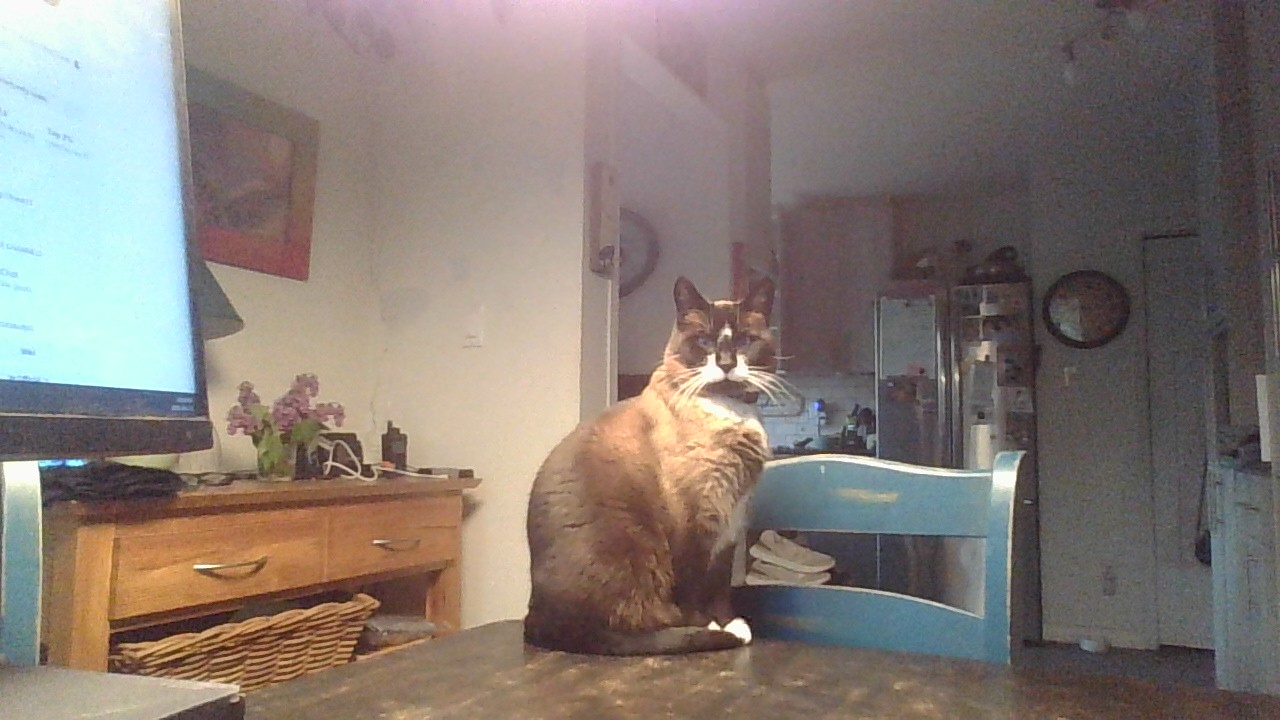
#> input picture demoFiles/cat.jpg, 1280 x 720 px, found by its file name
$ python Hough.py
#> lines starting #> are read from the running program, lines starting #| are printed output that depends on the picture; after the words box and inside, x2 and y2 are one past the last pixel; in counts of white or black regions, pixels touching at a corner belong together
import cv2 as cv
import os
import numpy as np
import matplotlib.pyplot as plt


def houghLineTransform():
    root = os.getcwd()
    imgPath = os.path.join(root, 'demoFiles\\cat.jpg')
    img = cv.imread(imgPath, cv.IMREAD_GRAYSCALE)
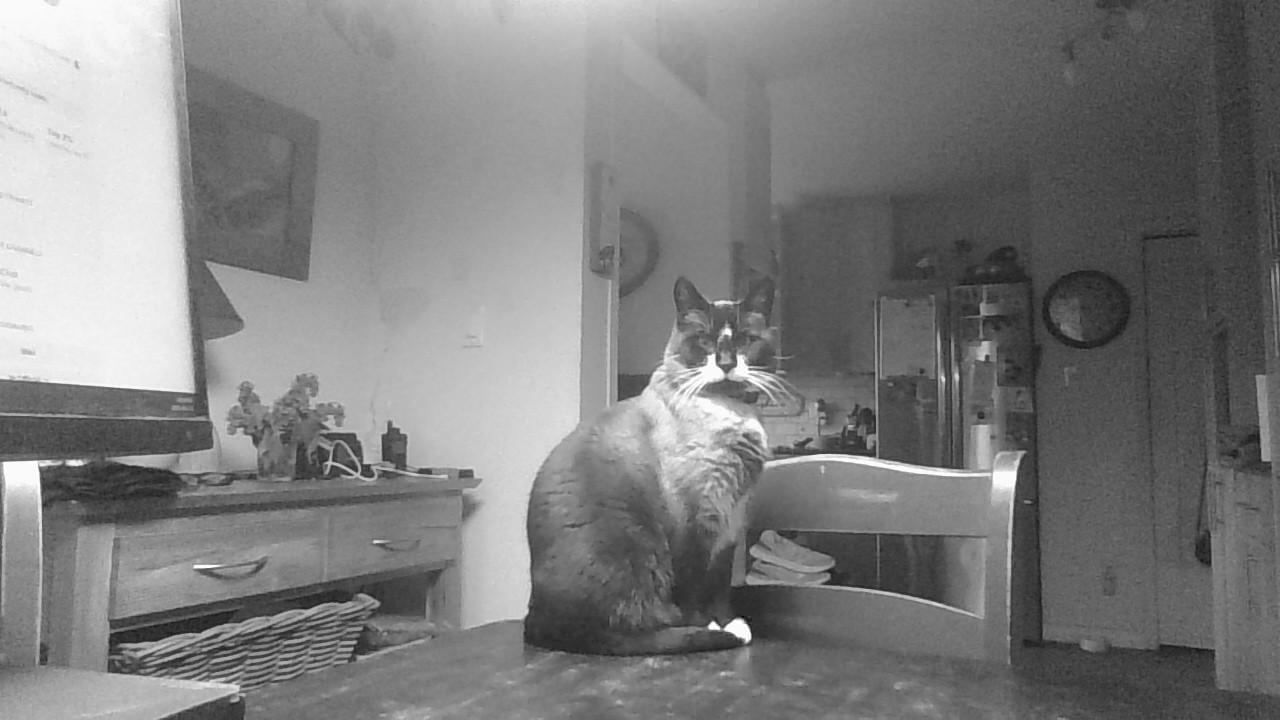
#> img: shape (720, 1280); min 0, max 255, mean 125.4
    imgBlur = cv.GaussianBlur(img, (21,21),3)
    cannyEdge = cv.Canny(imgBlur, 30,60)
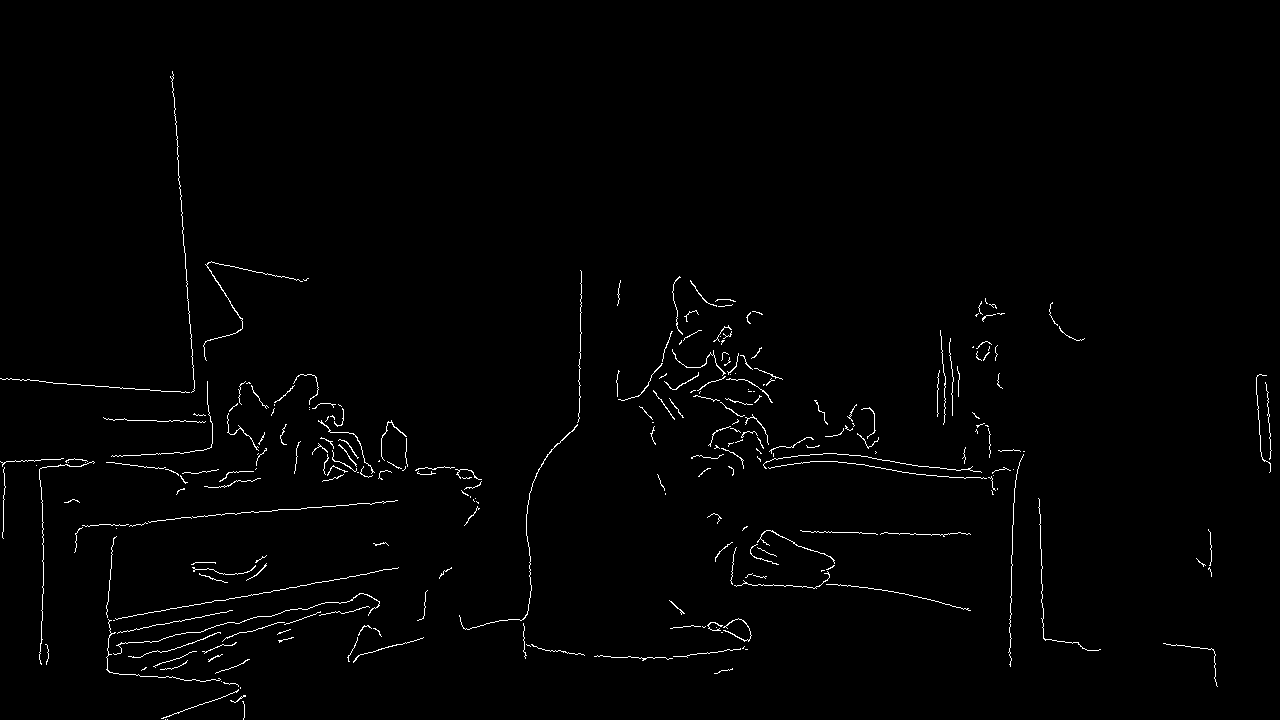
#> cannyEdge: shape (720, 1280); 1.2% white in thin lines or dots, all inside (x1, y1, x2, y2) = (0, 71, 1272, 720)

    plt.figure(figsize=(16, 4))

    plt.subplot(131)
    plt.imshow(imgBlur)
    plt.subplot(132)
    plt.imshow(cannyEdge)

    distResol = 1
    angleResol = np.pi/180
    threshold = 180
    lines = cv.HoughLines(cannyEdge, distResol, angleResol, threshold)
#> lines = [[-166, 3.07], [629, 1.4]]

    k = 3000

    # Need to look into why this works more
    for curLine in lines:
        rho,theta = curLine[0]
        dhat = np.array([[np.cos(theta)], [np.sin(theta)]])
        d = rho*dhat
        lhat = np.array([[-np.sin(theta)], [np.cos(theta)]])
        p1 = d + k*lhat
        p2 = d - k*lhat

        p1 = p1.astype(int)
        p2 = p2.astype(int)
        cv.line(img, (p1[0][0], p1[1][0]), (p2[0][0],p2[1][0]), (255,255,255), 10)
#> this loop made 2 passes
#> (rho, theta, dhat, d, lhat, p1, p2) on passes 1 to 2: (-166, 3.07, [-0.998, 0.0698], [165.6, -11.58], [-0.0698, -0.998], [-43, -3004], [374, 2981]), (629, 1.4, [0.174, 0.985], [109.2, 619.4], [-0.985, 0.174], [-2845, 1140], [3063, 98])
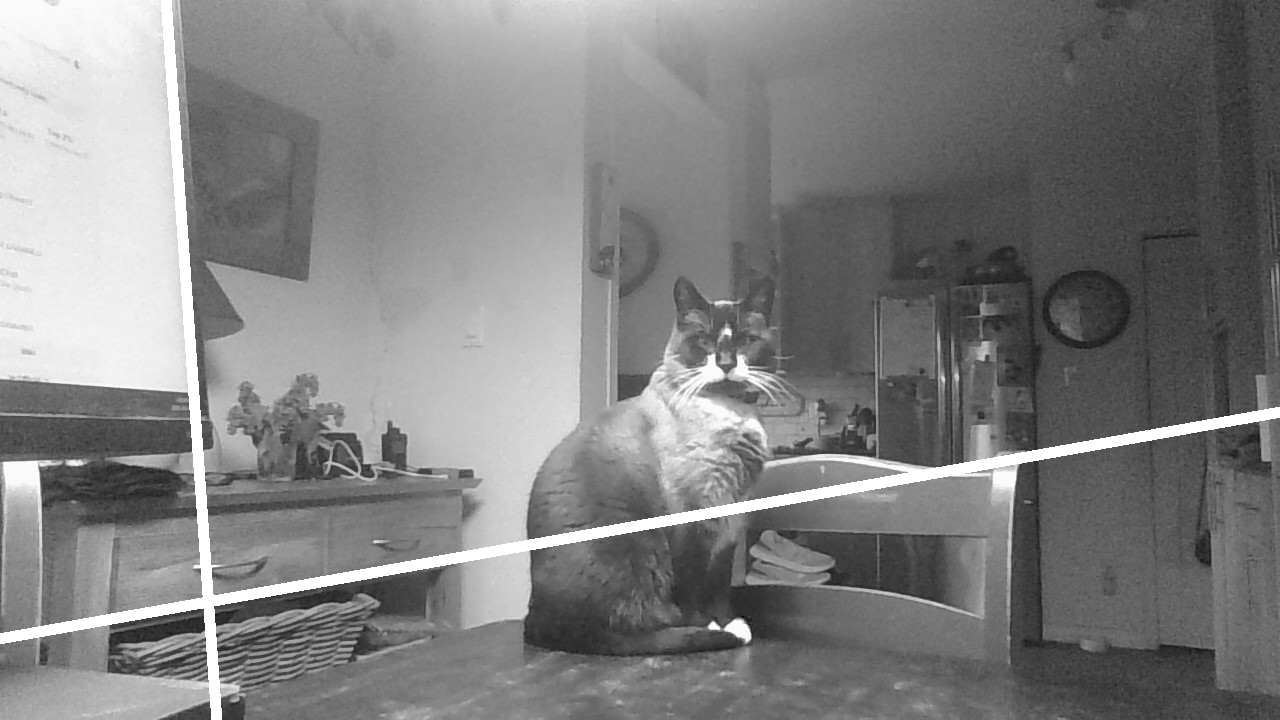
#> img: shape (720, 1280); 2.4% of pixels changed, all inside (x1, y1, x2, y2) = (0, 0, 1280, 720)


    plt.subplot(133)
    plt.imshow(img)
    plt.show()
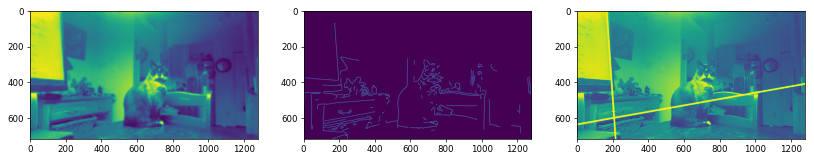
#> figure drawn by matplotlib, 3 panels

if __name__ == '__main__':
    houghLineTransform()

$ run again, with demoFiles/Hough.png saved as demoFiles/cat.jpg
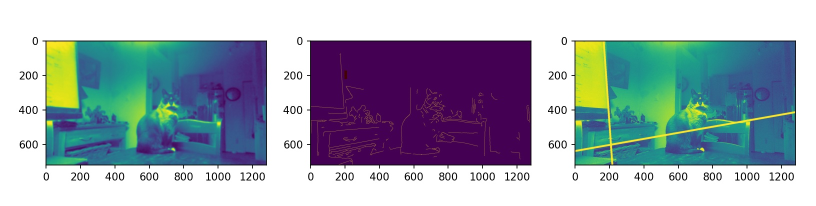
#> input picture demoFiles/Hough.png, 1632 x 412 px, found by its file name (shown at 1/2 size)
#> in houghLineTransform, `cannyEdge = cv.Canny(imgBlur, 30,60)`:
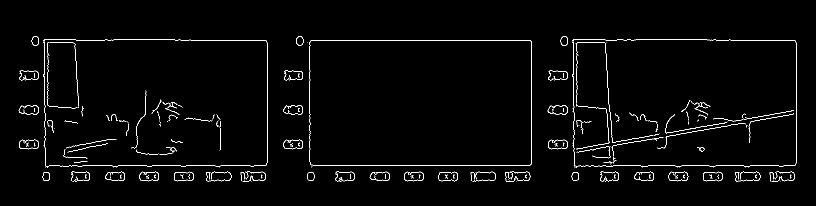
#> cannyEdge: shape (412, 1632) (shown at 1/2 size); 1.8% white in thin lines or dots, all inside (x1, y1, x2, y2) = (37, 72, 1594, 363)
#> lines = [[80, 1.57], [331, 1.57], [344, 1.57], [361, 1.57], [493, 1.4], [500, 1.4], [534, 0], [1592, 0], [1063, 0], [619, 0], [1147, 0]]
#> the loop in houghLineTransform, `for curLine in lines:` made 11 passes
#> (rho, theta, dhat, d, lhat, p1, p2) on passes 1 to 5: (80, 1.57, [-4.37e-08, 1], [-3.5e-06, 80], [-1, -4.37e-08], [-3000, 79], [3000, 80]), (331, 1.57, [-4.37e-08, 1], [-1.45e-05, 331], [-1, -4.37e-08], [-3000, 330], [3000, 331]), (344, 1.57, [-4.37e-08, 1], [-1.5e-05, 344], [-1, -4.37e-08], [-3000, 343], [3000, 344]), (361, 1.57, [-4.37e-08, 1], [-1.58e-05, 361], [-1, -4.37e-08], [-3000, 360], [3000, 361]), (493, 1.4, [0.174, 0.985], [85.61, 485.5], [-0.985, 0.174], [-2868, 1006], [3040, -35])
#> after the loop in houghLineTransform, `for curLine in lines:`:
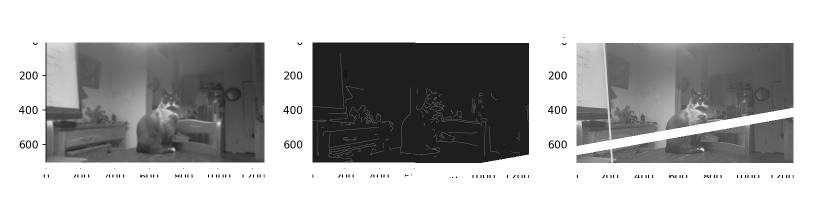
#> img: shape (412, 1632) (shown at 1/2 size); min 0, max 255, mean 175.7
